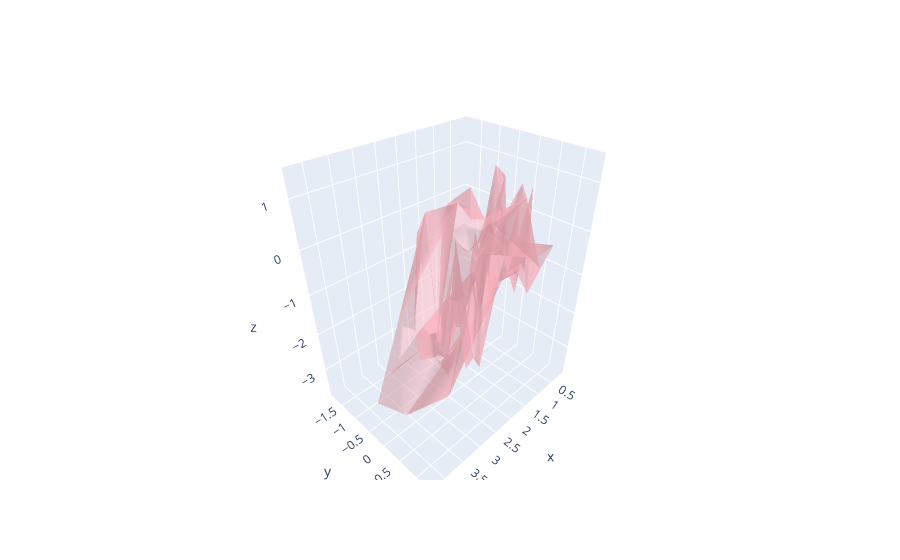

The cell this chart's notebook holds for it:
### Code cell
import plotly.graph_objects as go
import numpy as np

# Download data set from plotly repo
pts = np.loadtxt(np.DataSource().open('https://raw.githubusercontent.com/plotly/datasets/master/mesh_dataset.txt'))
x, y, z = pts.T

fig = go.Figure(data=[go.Mesh3d(x=x, y=y, z=z, color='lightpink', opacity=0.50)])
fig.show()
